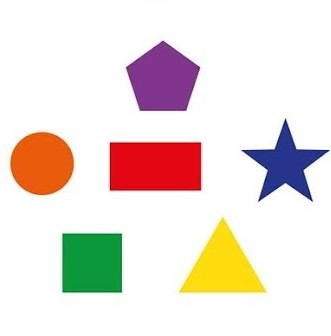
#> input picture shape.jpg, 331 x 336 px
$ python detecting_geometric_shapes.py
#> lines starting #> are read from the running program, lines starting #| are printed output that depends on the picture; after the words box and inside, x2 and y2 are one past the last pixel; in counts of white or black regions, pixels touching at a corner belong together
import cv2
import numpy as np

img = cv2.imread('shape.jpg', 1)
#> img is the input picture: shape (336, 331, 3); mean B, G, R 218, 224.4, 235.5
imgray = cv2.cvtColor(img, cv2.COLOR_BGR2GRAY)
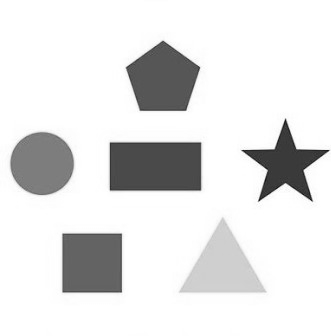
#> imgray: shape (336, 331); min 15, max 255, mean 227

_, thresh = cv2.threshold(imgray, 240, 255, cv2.THRESH_BINARY)
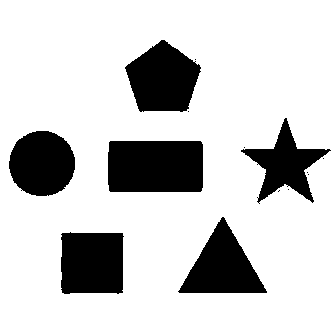
#> thresh: shape (336, 331); 80.2% white; 14 black regions (8 under 20 px)
contours, _ = cv2.findContours(imgray, cv2.RETR_TREE, cv2.CHAIN_APPROX_NONE)
#> contours = 1 contour; box (x1, y1, x2, y2) and area: (0, 0, 331, 336) 110550

for contour in contours:
    ## this method approximates polygonal curves with a specific persicion
    approx = cv2.approxPolyDP(contour, 0.01 * cv2.arcLength(contour, True), True)
    cv2.drawContours(img, [approx], 0, (0, 255, 255), 5)
    x = approx.ravel()[0]
    y = approx.ravel()[1] + 15
    if len(approx) == 3:
        cv2.putText(img, "Triangle", (x,y), cv2.FONT_HERSHEY_COMPLEX, 0.5, (0,255,0))
    elif len(approx) == 4:
        x1, y1, w, h = cv2.boundingRect(approx)
        aspectRatio = float(w)/h
        if aspectRatio >= 0.95 and aspectRatio <= 1.05:
            cv2.putText(img, "Square", (x,y), cv2.FONT_HERSHEY_COMPLEX, 0.5, (0,255,0))
        else:
            cv2.putText(img, "Rectangle", (x,y), cv2.FONT_HERSHEY_COMPLEX, 0.5, (0,255,0))
    elif len(approx) == 5:
        cv2.putText(img, "Pentagon", (x,y), cv2.FONT_HERSHEY_COMPLEX, 0.5, (0,255,0))
    elif len(approx) == 10:
        cv2.putText(img, "Star", (x,y), cv2.FONT_HERSHEY_COMPLEX, 0.5, (0,255,0))
    else:
        cv2.putText(img, "Circle", (x,y), cv2.FONT_HERSHEY_COMPLEX, 0.5, (0,255,0))
#> this loop made 1 pass
#> (approx, x, y, x1, y1, w, h, aspectRatio) on pass 1: ([[0, 0], [0, 335], [330, 335], [330, 0]], 0, 15, 0, 0, 331, 336, 0.985)
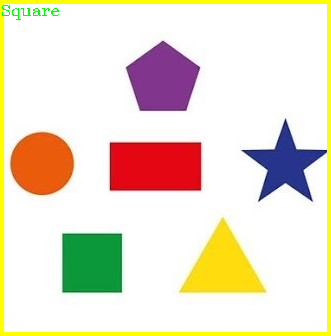
#> img: shape (336, 331, 3); 4.89% of pixels changed, all inside (x1, y1, x2, y2) = (0, 0, 331, 336)


cv2.imshow('Shapes', img)
cv2.waitKey(0)
cv2.destroyAllWindows()
